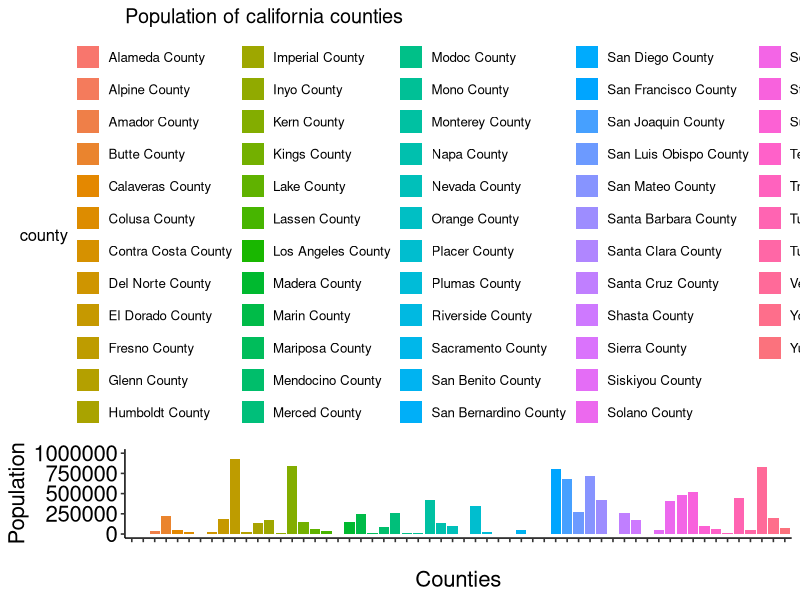
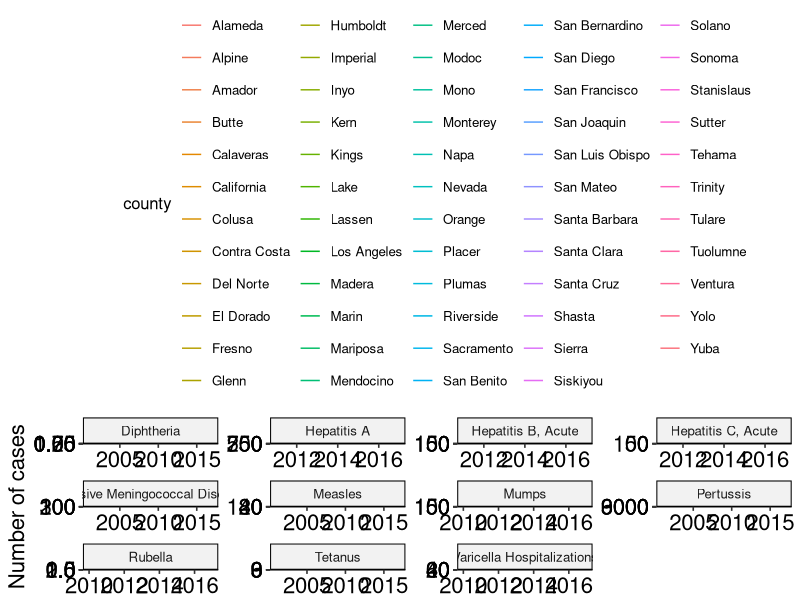
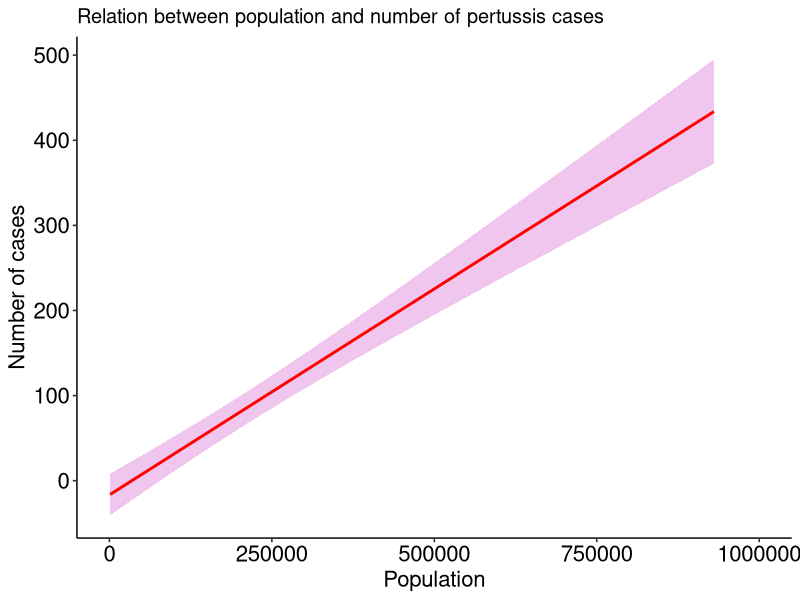
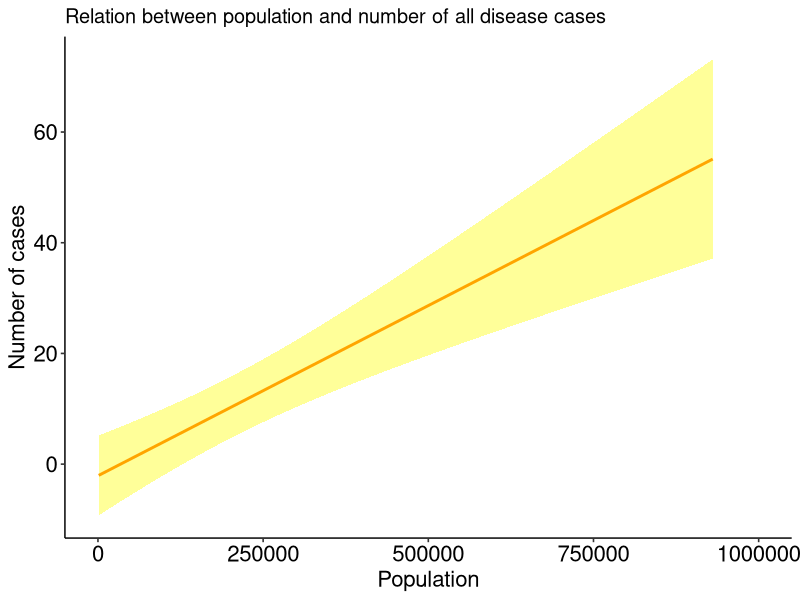
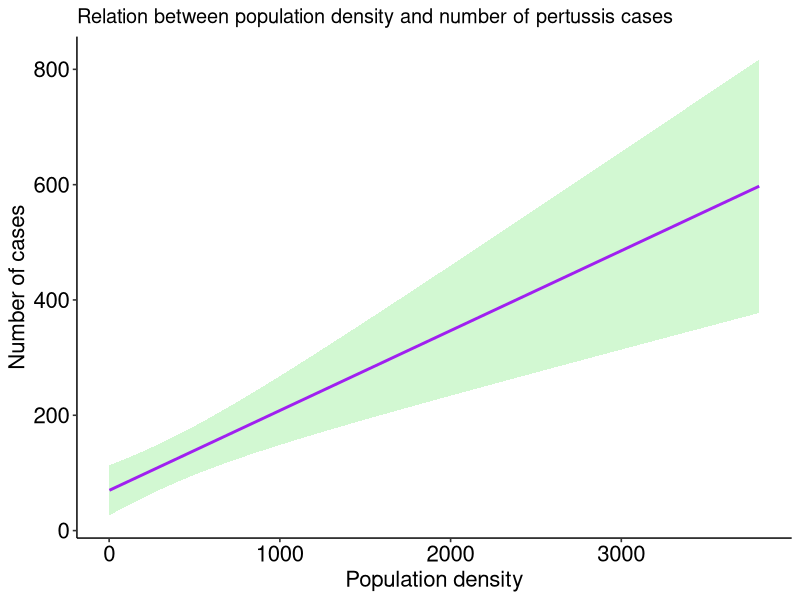
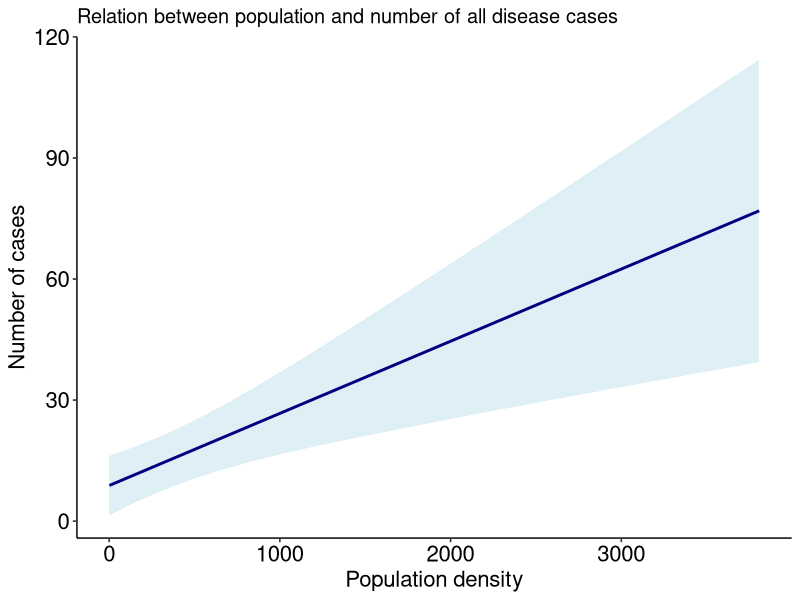

These charts were generated, in order, by the following R code:
##librairies needed
library(dplyr)
library(tidyverse)
library(ggplot2)
library(ggpubr)
###
cenus<- read.csv("DEC_10_SF1_GCTPH1.ST05_with_ann.csv",header=T)
head(cenus)
colnames(cenus)<- c("ID","ID2","Geog","Geoid1","Geoid2","Geographicarea",
                    "county","Population","Housing units","totalarea","waterarea",
                    "leandarea","popdens","housedens")

##
ggplot(cenus)+
  geom_col(aes(county,Population, fill=county))+
  ylim(0,1000000)+
  ggpubr::theme_pubr()+
  xlab("Counties")+
  ylab("Population")+
  theme(axis.text.x = element_text(size=16,hjust=45))+
  theme(axis.title.x = element_text(size=16))+
  theme(axis.text.y = element_text(size=16))+
  theme(axis.title.y = element_text(size=16))+
  labs(title = "Population of california counties")
######
############
dis<- read.csv("izb_odp_final_03262019.csv")
head(dis)
dis2<- dis %>% 
  spread(year,count)
head(dis2)    
ggplot(dis)+
  geom_line(aes(year,count, col=county))+
  facet_wrap(~disease,scales = "free")+
  ggpubr::theme_pubr()+
  xlab("Disease")+
  ylab("Number of cases")+
  theme(axis.text.x = element_text(size=16))+
  theme(axis.title.x = element_text(size=16))+
  theme(axis.text.y = element_text(size=16))+
  theme(axis.title.y = element_text(size=16))+
  labs(title = "Number of cases of infectious diseases in california counties")
  ###########
###################
#split the data for county from census
head(cenus)
census<- cenus %>% 
  na.omit() %>% 
  separate("county",into=c("county","just "))
head(census)
tail(census)
tail(dis)
##merge by county
dem.dis<- full_join(census,dis,by="county")
head(dem.dis)
tail(dem.dis)
??tidyr::separate
colnames(cenus)
de.dis.2010<-dem.dis %>% 
  filter(year==2010) %>% 
  select(county,year,Population,disease,count,popdens) %>% 
  group_by(disease) %>% 
  summarise(n=sum(count))
  #spread(disease,count) %>% 
tail(de.dis.2010)
head(de.dis.2010)

###does the cases depend on the population
dem.dis2<-dem.dis %>% filter(year==2010) %>% group_by(disease) %>% 
  select(county,disease,Population,count,popdens)
###pertusis
de.dis.2010.per<-dem.dis %>% 
  filter(year==2010) %>% 
  select(county,year,Population,disease,count,popdens) %>% 
 filter(disease== "Pertussis")

dem.dis.2010.per<- as.data.frame(de.dis.2010.per)
m1<-glm(count~county,data=dem.dis.2010.per)
m2<-glm(count~Population,data=dem.dis.2010.per)
m3<-glm(count~county+Population,data=dem.dis.2010.per)
m4<-glm(count~popdens,data=dem.dis.2010.per)
### relation between population and cases of pertusis
ggplot(de.dis.2010.per, aes(Population,count)) +
  geom_smooth(method=lm, forumla =count~Population,se=T,col="red",fill="orchid")+
  xlim(0,1000000)+
  ggpubr::theme_pubr()+
  xlab("Population")+
  ylab("Number of cases")+
  theme(axis.text.x = element_text(size=16))+
  theme(axis.title.x = element_text(size=16))+
  theme(axis.text.y = element_text(size=16))+
  theme(axis.title.y = element_text(size=16))+
  labs(title="Relation between population and number of pertussis cases ")
### relation between population and cases of all diseases
ggplot(dem.dis2, aes(Population,count)) +
  geom_smooth(method=lm, forumla =count~Population,se=T,col="orange",fill="yellow")+
  xlim(0,1000000)+
  ggpubr::theme_pubr()+
  xlab("Population")+
  ylab("Number of cases")+
  theme(axis.text.x = element_text(size=16))+
  theme(axis.title.x = element_text(size=16))+
  theme(axis.text.y = element_text(size=16))+
  theme(axis.title.y = element_text(size=16))+
  labs(title="Relation between population and number of all disease cases ")
##############3
###################densiyt
### relation between population and cases of pertusis
ggplot(de.dis.2010.per, aes(popdens,count)) +
  geom_smooth(method=lm, forumla =count~popdens,se=T,col="purple",fill="light green")+
  #xlim(0,1000000)+
  ggpubr::theme_pubr()+
  xlab("Population density")+
  ylab("Number of cases")+
  theme(axis.text.x = element_text(size=16))+
  theme(axis.title.x = element_text(size=16))+
  theme(axis.text.y = element_text(size=16))+
  theme(axis.title.y = element_text(size=16))+
  labs(title="Relation between population density and number of pertussis cases ")
### relation between population and cases of all diseases
ggplot(dem.dis2, aes(popdens,count)) +
  geom_smooth(method=lm, forumla =count~podens,se=T,col="navy blue",fill="ligh tblue")+
  #xlim(0,1000000)+
  ggpubr::theme_pubr()+
  xlab("Population density")+
  ylab("Number of cases")+
  theme(axis.text.x = element_text(size=16))+
  theme(axis.title.x = element_text(size=16))+
  theme(axis.text.y = element_text(size=16))+
  theme(axis.title.y = element_text(size=16))+
  labs(title="Relation between population and number of all disease cases ")

